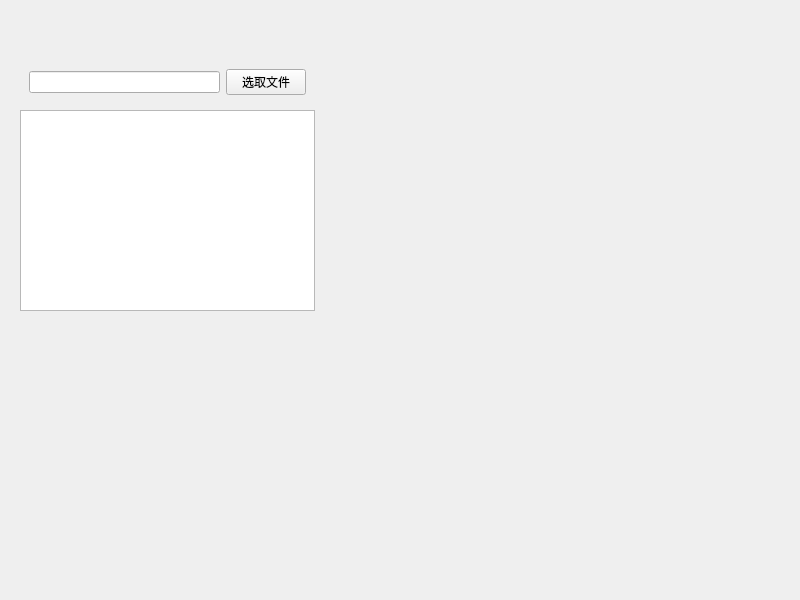
<?xml version="1.0" encoding="UTF-8"?>
<ui version="4.0">
 <class>Widget</class>
 <widget class="QWidget" name="Widget">
  <property name="geometry">
   <rect>
    <x>0</x>
    <y>0</y>
    <width>800</width>
    <height>600</height>
   </rect>
  </property>
  <property name="windowTitle">
   <string>Widget</string>
  </property>
  <widget class="QWidget" name="">
   <property name="geometry">
    <rect>
     <x>20</x>
     <y>60</y>
     <width>295</width>
     <height>251</height>
    </rect>
   </property>
   <layout class="QVBoxLayout" name="verticalLayout">
    <item>
     <widget class="QWidget" name="widget" native="true">
      <layout class="QHBoxLayout" name="horizontalLayout">
       <item>
        <widget class="QLineEdit" name="lineEdit"/>
       </item>
       <item>
        <widget class="QPushButton" name="pushButton">
         <property name="text">
          <string>选取文件</string>
         </property>
        </widget>
       </item>
      </layout>
     </widget>
    </item>
    <item>
     <widget class="QTextEdit" name="textEdit"/>
    </item>
   </layout>
  </widget>
 </widget>
 <resources/>
 <connections/>
</ui>
